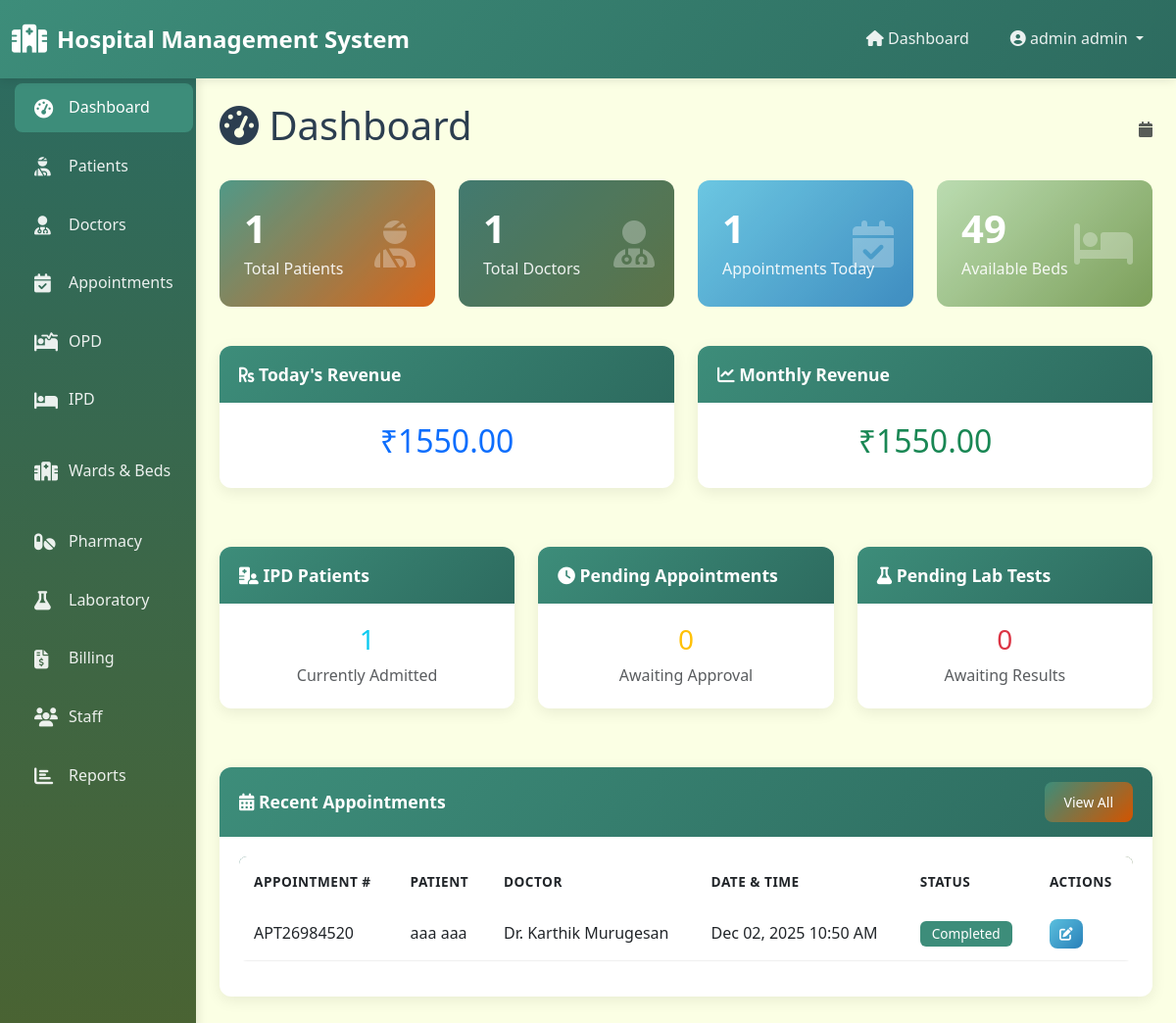
/dashboard/admin/ (signed in), run on the app's committed database.
### core/models.py (models this page shows, shortened)
class Appointment(models.Model):
    STATUS_CHOICES = [
        ('pending', 'Pending'),
        ('approved', 'Approved'),
        ('completed', 'Completed'),
        ('cancelled', 'Cancelled'),
    ]
    appointment_number = models.CharField(max_length=20, unique=True)
    patient = models.ForeignKey(Patient, on_delete=models.CASCADE, related_name='appointments')
    doctor = models.ForeignKey(Doctor, on_delete=models.CASCADE, related_name='appointments')
    appointment_date = models.DateField()
    appointment_time = models.TimeField()
    reason = models.TextField()
    status = models.CharField(max_length=20, choices=STATUS_CHOICES, default='pending')
    notes = models.TextField(blank=True)
    created_by = models.ForeignKey(User, on_delete=models.SET_NULL, null=True)
    created_at = models.DateTimeField(auto_now_add=True)
    updated_at = models.DateTimeField(auto_now=True)

class Patient(models.Model):
    GENDER_CHOICES = [
        ('M', 'Male'),
        ('F', 'Female'),
        ('O', 'Other'),
    ]
    BLOOD_GROUP_CHOICES = [
        ('A+', 'A+'), ('A-', 'A-'),
        ('B+', 'B+'), ('B-', 'B-'),
        ('AB+', 'AB+'), ('AB-', 'AB-'),
        ('O+', 'O+'), ('O-', 'O-'),
    ]
    user = models.OneToOneField(User, on_delete=models.CASCADE, related_name='patient_profile', null=True, blank=True)
    patient_id = models.CharField(max_length=20, unique=True)
    first_name = models.CharField(max_length=100)
    last_name = models.CharField(max_length=100)
    gender = models.CharField(max_length=1, choices=GENDER_CHOICES)
    date_of_birth = models.DateField()
    blood_group = models.CharField(max_length=3, choices=BLOOD_GROUP_CHOICES)
    phone = models.CharField(max_length=15)
    email = models.EmailField(blank=True)
    address = models.TextField()
    emergency_contact = models.CharField(max_length=15)
    emergency_contact_name = models.CharField(max_length=100)
    medical_history = models.TextField(blank=True)
    allergies = models.TextField(blank=True)
    registered_date = models.DateTimeField(auto_now_add=True)
    updated_at = models.DateTimeField(auto_now=True)
    def get_full_name(self):
        return f"{self.first_name} {self.last_name}"

class Doctor(models.Model):
    user = models.OneToOneField(User, on_delete=models.CASCADE, related_name='doctor')
    specialization = models.CharField(max_length=100)
    qualification = models.CharField(max_length=200)
    experience_years = models.IntegerField(default=0)
    consultation_fee = models.DecimalField(max_digits=10, decimal_places=2, default=0)
    available_days = models.CharField(max_length=200, help_text="e.g., Mon, Wed, Fri")
    available_time_start = models.TimeField()
    available_time_end = models.TimeField()
    is_available = models.BooleanField(default=True)

### core/views.py (the view)
# urls.py: path('dashboard/admin/', views.admin_dashboard, name='admin_dashboard'),
@login_required
@admin_required
def admin_dashboard(request):
    context = {}
    context['total_patients'] = Patient.objects.count()
    context['total_doctors'] = Doctor.objects.count()
    context['appointments_today'] = Appointment.objects.filter(
        appointment_date=timezone.now().date()
    ).count()
    total_beds = Bed.objects.count()
    occupied_beds = Bed.objects.filter(status='occupied').count()
    context['available_beds'] = total_beds - occupied_beds
    today = timezone.now().date()
    context['today_revenue'] = Bill.objects.filter(
        created_at__date=today
    ).aggregate(total=Sum('total_amount'))['total'] or 0
    first_day_month = today.replace(day=1)
    context['monthly_revenue'] = Bill.objects.filter(
        created_at__date__gte=first_day_month
    ).aggregate(total=Sum('total_amount'))['total'] or 0
    context['recent_appointments'] = Appointment.objects.select_related(
        'patient', 'doctor__user'
    ).order_by('-created_at')[:5]
    context['pending_appointments'] = Appointment.objects.filter(status='pending').count()
    context['pending_lab_tests'] = LabTestRequest.objects.filter(status='pending').count()
    context['low_stock_medicines'] = Medicine.objects.filter(
        stock_quantity__lte=models.F('reorder_level')
    ).count()
    context['ipd_patients'] = IPDRecord.objects.filter(status='admitted').count()
    context['user_role'] = 'admin'
    return render(request, 'dashboard.html', context)

### templates/dashboard.html (shortened to what this page needs)
{% extends 'base.html' %}
{% load static %}
{% block content %}
<div class="fade-in">
    <div class="d-flex justify-content-between align-items-center mb-4">
        <h1><i class="fas fa-tachometer-alt"></i> Dashboard</h1>
        <div class="text-muted">
            <i class="fas fa-calendar"></i> {{ today|date:"F d, Y" }}
        </div>
    </div>
    <div class="row mb-4">
        <div class="col-md-3 mb-3">
            <div class="stats-card primary">
                <i class="fas fa-user-injured stats-icon"></i>
                <h3>{{ total_patients }}</h3>
                <p>Total Patients</p>
            </div>
        </div>
        <div class="col-md-3 mb-3">
            <div class="stats-card success">
                <i class="fas fa-user-md stats-icon"></i>
                <h3>{{ total_doctors }}</h3>
                <p>Total Doctors</p>
            </div>
        </div>
        <div class="col-md-3 mb-3">
            <div class="stats-card info">
                <i class="fas fa-calendar-check stats-icon"></i>
                <h3>{{ appointments_today }}</h3>
                <p>Appointments Today</p>
            </div>
        </div>
        <div class="col-md-3 mb-3">
            <div class="stats-card warning">
                <i class="fas fa-bed stats-icon"></i>
                <h3>{{ available_beds }}</h3>
                <p>Available Beds</p>
            </div>
        </div>
    </div>
    <div class="row mb-4">
        <div class="col-md-6 mb-3">
            <div class="card">
                <div class="card-header">
                    <i class="fas fa-rupee-sign"></i> Today's Revenue
                </div>
                <div class="card-body text-center">
                    <h2 class="text-primary">₹{{ today_revenue|floatformat:2 }}</h2>
                </div>
            </div>
        </div>
        <div class="col-md-6 mb-3">
            <div class="card">
                <div class="card-header">
                    <i class="fas fa-chart-line"></i> Monthly Revenue
                </div>
                <div class="card-body text-center">
                    <h2 class="text-success">₹{{ monthly_revenue|floatformat:2 }}</h2>
                </div>
            </div>
        </div>
    </div>
    <div class="row mb-4">
        <div class="col-md-4 mb-3">
            <div class="card">
                <div class="card-header">
                    <i class="fas fa-hospital-user"></i> IPD Patients
                </div>
                <div class="card-body text-center">
                    <h3 class="text-info">{{ ipd_patients }}</h3>
                    <p class="text-muted mb-0">Currently Admitted</p>
                </div>
            </div>
        </div>
        <div class="col-md-4 mb-3">
            <div class="card">
                <div class="card-header">
                    <i class="fas fa-clock"></i> Pending Appointments
                </div>
                <div class="card-body text-center">
                    <h3 class="text-warning">{{ pending_appointments }}</h3>
                    <p class="text-muted mb-0">Awaiting Approval</p>
                </div>
            </div>
        </div>
        <div class="col-md-4 mb-3">
            <div class="card">
                <div class="card-header">
                    <i class="fas fa-flask"></i> Pending Lab Tests
                </div>
                <div class="card-body text-center">
                    <h3 class="text-danger">{{ pending_lab_tests }}</h3>
                    <p class="text-muted mb-0">Awaiting Results</p>
                </div>
            </div>
        </div>
    </div>
    <div class="row">
        <div class="col-md-12">
            <div class="card">
                <div class="card-header d-flex justify-content-between align-items-center">
                    <span><i class="fas fa-calendar-alt"></i> Recent Appointments</span>
                    <a href="{% url 'appointment_list' %}" class="btn btn-sm btn-primary">View All</a>
                </div>
                <div class="card-body">
                    {% if recent_appointments %}
                    <div class="table-responsive">
                        <table class="table table-hover">
                            <thead>
                                <tr>
                                    <th>Appointment #</th>
                                    <th>Patient</th>
                                    <th>Doctor</th>
                                    <th>Date & Time</th>
                                    <th>Status</th>
                                    <th>Actions</th>
                                </tr>
                            </thead>
                            <tbody>
                                {% for appointment in recent_appointments %}
                                <tr>
                                    <td>{{ appointment.appointment_number }}</td>
                                    <td>{{ appointment.patient.get_full_name }}</td>
                                    <td>Dr. {{ appointment.doctor.user.get_full_name }}</td>
                                    <td>{{ appointment.appointment_date|date:"M d, Y" }} {{ appointment.appointment_time|time:"h:i A" }}</td>
                                    <td><span class="badge bg-{{ appointment.status }}">{{ appointment.get_status_display }}</span></td>
                                    <td>
                                        <div class="action-buttons">
                                            <a href="{% url 'appointment_edit' appointment.pk %}" class="btn btn-sm btn-info">
                                                <i class="fas fa-edit"></i>
                                            </a>
                                        </div>
                                    </td>
                                </tr>
                                {% endfor %}
                            </tbody>
                        </table>
                    </div>
                    {% else %}
                    <p class="text-center text-muted">No recent appointments</p>
                    {% endif %}
                </div>
            </div>
        </div>
    </div>
</div>
{% endblock %}

### templates/base.html (shortened to what this page needs)
{% load static %}
<!DOCTYPE html>
<html lang="en">
<head>
    <link href="https://cdn.jsdelivr.net/npm/bootstrap@5.3.0/dist/css/bootstrap.min.css" rel="stylesheet">
    <link rel="stylesheet" href="https://cdnjs.cloudflare.com/ajax/libs/font-awesome/6.4.0/css/all.min.css">
    <link rel="stylesheet" href="{% static 'css/style.css' %}">
</head>
<body>
    {% if user.is_authenticated %}
    <nav class="navbar navbar-expand-lg navbar-dark">
        <div class="container-fluid">
            <a class="navbar-brand" href="{% url 'dashboard' %}">
                <i class="fas fa-hospital"></i>
                Hospital Management System
            </a>
            <div class="collapse navbar-collapse" id="navbarNav">
                <ul class="navbar-nav ms-auto">
                    <li class="nav-item">
                        <a class="nav-link" href="{% url 'dashboard' %}">
                            <i class="fas fa-home"></i> Dashboard
                        </a>
                    </li>
                    <li class="nav-item dropdown">
                        <a class="nav-link dropdown-toggle" href="#" id="navbarDropdown" role="button" data-bs-toggle="dropdown">
                            <i class="fas fa-user-circle"></i> {{ user.get_full_name|default:user.username }}
                        </a>
                    </li>
                </ul>
            </div>
        </div>
    </nav>
    <div class="container-fluid">
        <div class="row">
            <div class="col-md-2 p-0 sidebar">
                <nav class="nav flex-column">
                    <a class="nav-link {% if request.resolver_match.url_name == 'dashboard' or 'dashboard' in request.resolver_match.url_name %}active{% endif %}" href="{% url 'dashboard' %}">
                        <i class="fas fa-tachometer-alt"></i> Dashboard
                    </a>
                    {% if user.profile.role == 'admin' %}
                        <a class="nav-link {% if 'patient' in request.resolver_match.url_name %}active{% endif %}" href="{% url 'patient_list' %}">
                            <i class="fas fa-user-injured"></i> Patients
                        </a>
                        <a class="nav-link {% if 'doctor' in request.resolver_match.url_name %}active{% endif %}" href="{% url 'doctor_list' %}">
                            <i class="fas fa-user-md"></i> Doctors
                        </a>
                        <a class="nav-link {% if 'appointment' in request.resolver_match.url_name %}active{% endif %}" href="{% url 'appointment_list' %}">
                            <i class="fas fa-calendar-check"></i> Appointments
                        </a>
                        <a class="nav-link {% if 'opd' in request.resolver_match.url_name %}active{% endif %}" href="{% url 'opd_list' %}">
                            <i class="fas fa-procedures"></i> OPD
                        </a>
                        <a class="nav-link {% if 'ipd' in request.resolver_match.url_name %}active{% endif %}" href="{% url 'ipd_list' %}">
                            <i class="fas fa-bed"></i> IPD
                        </a>
                        <a class="nav-link {% if 'ward' in request.resolver_match.url_name or 'bed' in request.resolver_match.url_name %}active{% endif %}" href="{% url 'ward_list' %}">
                            <i class="fas fa-hospital-alt"></i> Wards & Beds
                        </a>
                        <a class="nav-link {% if 'medicine' in request.resolver_match.url_name %}active{% endif %}" href="{% url 'medicine_list' %}">
                            <i class="fas fa-pills"></i> Pharmacy
                        </a>
                        <a class="nav-link {% if 'lab' in request.resolver_match.url_name %}active{% endif %}" href="{% url 'lab_test_list' %}">
                            <i class="fas fa-flask"></i> Laboratory
                        </a>
                        <a class="nav-link {% if 'bill' in request.resolver_match.url_name %}active{% endif %}" href="{% url 'bill_list' %}">
                            <i class="fas fa-file-invoice-dollar"></i> Billing
                        </a>
                        <a class="nav-link {% if 'staff' in request.resolver_match.url_name or 'attendance' in request.resolver_match.url_name %}active{% endif %}" href="{% url 'staff_list' %}">
                            <i class="fas fa-users"></i> Staff
                        </a>
                        <a class="nav-link {% if 'report' in request.resolver_match.url_name %}active{% endif %}" href="{% url 'reports_dashboard' %}">
                            <i class="fas fa-chart-bar"></i> Reports
                        </a>
                    {% endif %}
                </nav>
            </div>
            <div class="col-md-10 p-4">
                {% block content %}{% endblock %}
            </div>
        </div>
    </div>
    {% else %}
        {% block login_content %}{% endblock %}
    {% endif %}
</body>
</html>

### data on the page
Appointment: appointment_number "APT26984520", patient.get_full_name "aaa aaa", doctor.user.get_full_name "Karthik Murugesan", appointment_date "Dec 02, 2025", appointment_time "10:50 AM", status "Completed"

### other printed values
{{ user.get_full_name|default:user.username }} "admin admin"
{{ total_patients }} "1"
{{ total_doctors }} "1"
{{ appointments_today }} "1"
{{ available_beds }} "49"
{{ today_revenue|floatformat:2 }} "1550.00"
{{ monthly_revenue|floatformat:2 }} "1550.00"
{{ ipd_patients }} "1"
{{ pending_appointments }} "0"
{{ pending_lab_tests }} "0"
